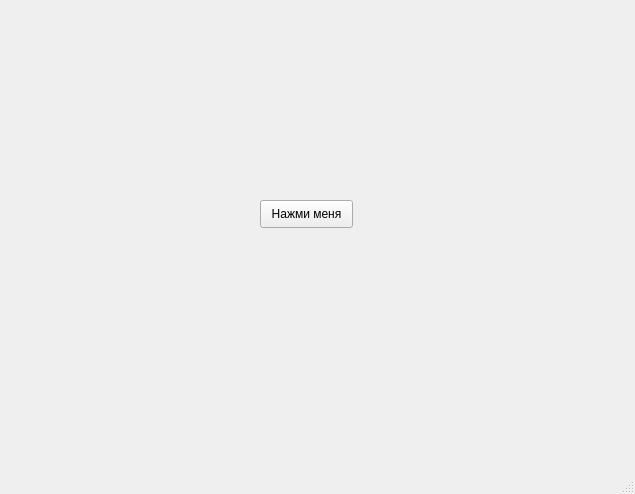
<?xml version="1.0" encoding="UTF-8"?>
<ui version="4.0">
 <class>MainWindow</class>
 <widget class="QMainWindow" name="MainWindow">
  <property name="geometry">
   <rect>
    <x>0</x>
    <y>0</y>
    <width>635</width>
    <height>494</height>
   </rect>
  </property>
  <property name="windowTitle">
   <string>MainWindow</string>
  </property>
  <widget class="QWidget" name="centralwidget">
   <widget class="QPushButton" name="pushButton">
    <property name="geometry">
     <rect>
      <x>260</x>
      <y>200</y>
      <width>93</width>
      <height>28</height>
     </rect>
    </property>
    <property name="text">
     <string>Нажми меня</string>
    </property>
   </widget>
  </widget>
  <widget class="QMenuBar" name="menubar">
   <property name="geometry">
    <rect>
     <x>0</x>
     <y>0</y>
     <width>635</width>
     <height>26</height>
    </rect>
   </property>
  </widget>
  <widget class="QStatusBar" name="statusbar"/>
 </widget>
 <resources/>
 <connections/>
</ui>
